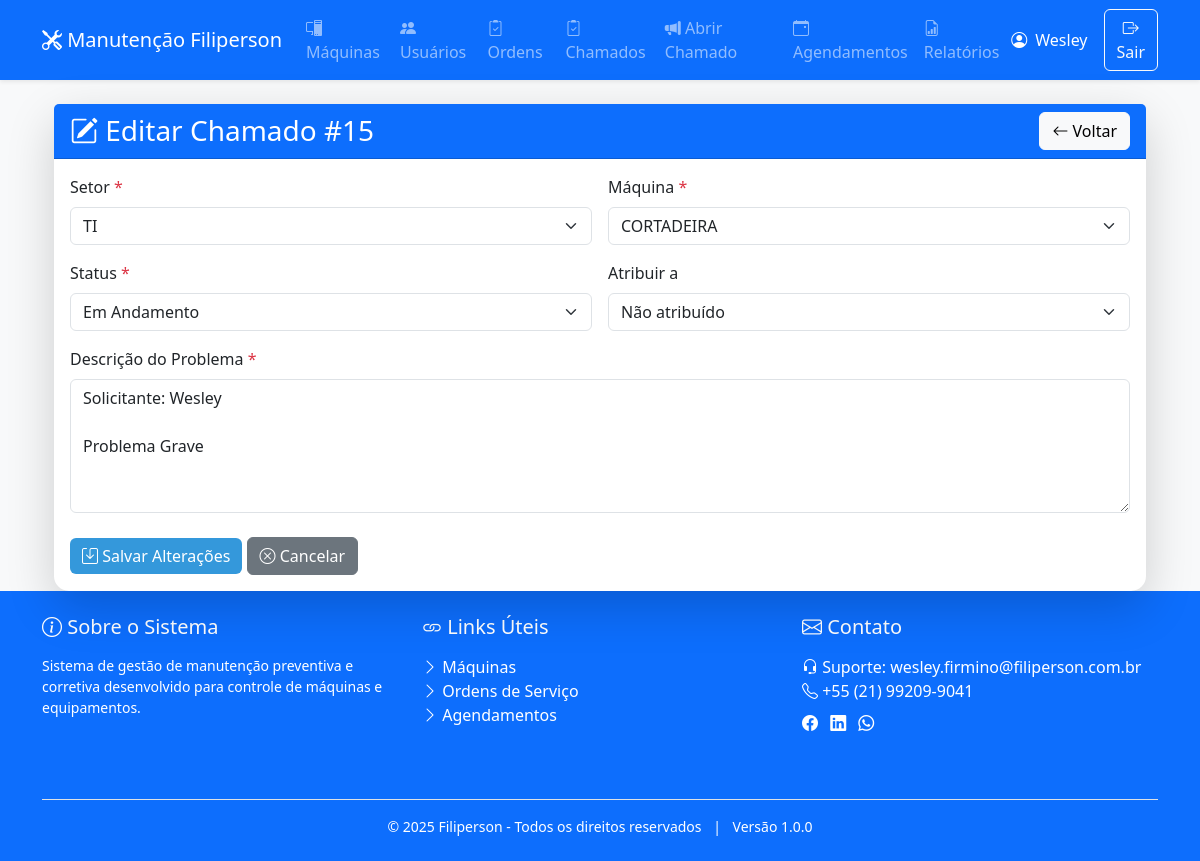
/chamado_edit.php?id=15 (signed in), run on the app's committed database.
### tables this page shows
CREATE TABLE `chamados` (
  `id` int NOT NULL AUTO_INCREMENT,
  `setor_id` int NOT NULL,
  `maquina_id` int NOT NULL,
  `descricao` text NOT NULL,
  `status` enum('aberto','em_andamento','concluido') DEFAULT 'aberto',
  `criado_por` int NOT NULL,
  `atribuido_a` int DEFAULT NULL,
  `criado_em` datetime DEFAULT CURRENT_TIMESTAMP,
  `atualizado_em` datetime DEFAULT NULL ON UPDATE CURRENT_TIMESTAMP,
  PRIMARY KEY (`id`),
  KEY `setor_id` (`setor_id`),
  KEY `maquina_id` (`maquina_id`),
  KEY `criado_por` (`criado_por`),
  KEY `atribuido_a` (`atribuido_a`),
  CONSTRAINT `chamados_ibfk_1` FOREIGN KEY (`setor_id`) REFERENCES `setores` (`id`),
  CONSTRAINT `chamados_ibfk_2` FOREIGN KEY (`maquina_id`) REFERENCES `maquinas` (`id`),
  CONSTRAINT `chamados_ibfk_3` FOREIGN KEY (`criado_por`) REFERENCES `users` (`id`),
  CONSTRAINT `chamados_ibfk_4` FOREIGN KEY (`atribuido_a`) REFERENCES `users` (`id`)
);

CREATE TABLE `setores` (
  `id` int NOT NULL AUTO_INCREMENT,
  `nome` varchar(100) NOT NULL,
  `descricao` text,
  PRIMARY KEY (`id`)
);

CREATE TABLE `maquinas` (
  `id` int NOT NULL AUTO_INCREMENT,
  `nome` varchar(100) NOT NULL,
  `modelo` varchar(100) DEFAULT NULL,
  `fabricante` varchar(100) DEFAULT NULL,
  `setor_id` int DEFAULT NULL,
  `machine_id` int DEFAULT NULL,
  PRIMARY KEY (`id`),
  KEY `setor_id` (`setor_id`),
  CONSTRAINT `maquinas_ibfk_1` FOREIGN KEY (`setor_id`) REFERENCES `setores` (`id`)
);

### chamado_edit.php (the view, shortened to what this page needs)
<?php
$pdo = Database::getInstance();
$id = (int)$_GET['id'];
$stmt = $pdo->prepare("SELECT * FROM chamados WHERE id = ?");
$stmt->execute([$id]);
$chamado = $stmt->fetch();
$setores = $pdo->query("SELECT id, nome FROM setores ORDER BY nome")->fetchAll();
$maquinas = $pdo->query("SELECT id, nome FROM maquinas ORDER BY nome")->fetchAll();
include 'header.php';
?>
<div class="container">
    <div class="card shadow-lg mt-4">
        <div class="card-header bg-primary text-white">
            <div class="d-flex justify-content-between align-items-center">
                <h3 class="mb-0"><i class="bi bi-pencil-square"></i> Editar Chamado #<?= $chamado['id'] ?></h3>
                <a href="chamado_view.php?id=<?= $chamado['id'] ?>" class="btn btn-light">
                    <i class="bi bi-arrow-left"></i> Voltar
                </a>
            </div>
        </div>
        <div class="card-body">
            <form method="POST">
                <div class="row g-3">
                    <div class="col-md-6">
                        <label class="form-label">Setor <span class="text-danger">*</span></label>
                        <select name="setor_id" class="form-select" required>
                            <?php foreach ($setores as $setor): ?>
                            <option value="<?= $setor['id'] ?>"
                                <?= ($setor['id'] == $chamado['setor_id'] || (isset($_POST['setor_id']) && $_POST['setor_id'] == $setor['id'])) ? 'selected' : '' ?>>
                                <?= htmlspecialchars($setor['nome']) ?>
                            </option>
                            <?php endforeach; ?>
                        </select>
                    </div>
                    <div class="col-md-6">
                        <label class="form-label">Máquina <span class="text-danger">*</span></label>
                        <select name="maquina_id" class="form-select" required>
                            <?php foreach ($maquinas as $maquina): ?>
                            <option value="<?= $maquina['id'] ?>"
                                <?= ($maquina['id'] == $chamado['maquina_id'] || (isset($_POST['maquina_id']) && $_POST['maquina_id'] == $maquina['id'])) ? 'selected' : '' ?>>
                                <?= htmlspecialchars($maquina['nome']) ?>
                            </option>
                            <?php endforeach; ?>
                        </select>
                    </div>
                    <div class="col-md-6">
                        <label class="form-label">Status <span class="text-danger">*</span></label>
                        <select name="status" class="form-select" required>
                            <option value="em_andamento" <?= ($chamado['status'] == 'em_andamento' || (isset($_POST['status']) && $_POST['status'] == 'em_andamento')) ? 'selected' : '' ?>>Em Andamento</option>
                        </select>
                    </div>
                    <div class="col-md-6">
                        <label class="form-label">Atribuir a</label>
                        <select name="atribuido_a" class="form-select">
                            <option value="">Não atribuído</option>
                        </select>
                    </div>
                    <div class="col-12">
                        <label class="form-label">Descrição do Problema <span class="text-danger">*</span></label>
                        <textarea name="descricao" class="form-control" rows="5" required><?=
                            htmlspecialchars(isset($_POST['descricao']) ? $_POST['descricao'] : $chamado['descricao'])
                        ?></textarea>
                    </div>
                    <div class="col-12 mt-4">
                        <button type="submit" class="btn btn-primary">
                            <i class="bi bi-save"></i> Salvar Alterações
                        </button>
                        <a href="chamado_view.php?id=<?= $chamado['id'] ?>" class="btn btn-secondary">
                            <i class="bi bi-x-circle"></i> Cancelar
                        </a>
                    </div>
                </div>
            </form>
        </div>
    </div>
</div>
<?php include 'footer.php'; ?>

### styles.css (style rules this page uses)
:root { --primary-color: #2c3e50; --secondary-color: #3498db; --success-color: #27ae60; --warning-color: #f1c40f; --danger-color: #e74c3c; }
body { background-color: #f8f9fa; min-height: 100vh; }
.card { border: none; border-radius: 15px; transition: transform 0.3s ease; }
.btn-primary { background-color: var(--secondary-color); border: none; }

### data on the page
chamados: id "15", setor_id "TI", maquina_id "CORTADEIRA", status "Em Andamento", descricao "Solicitante: Wesley Problema Grave"

### other printed values
$_SESSION['username'] "Wesley"
